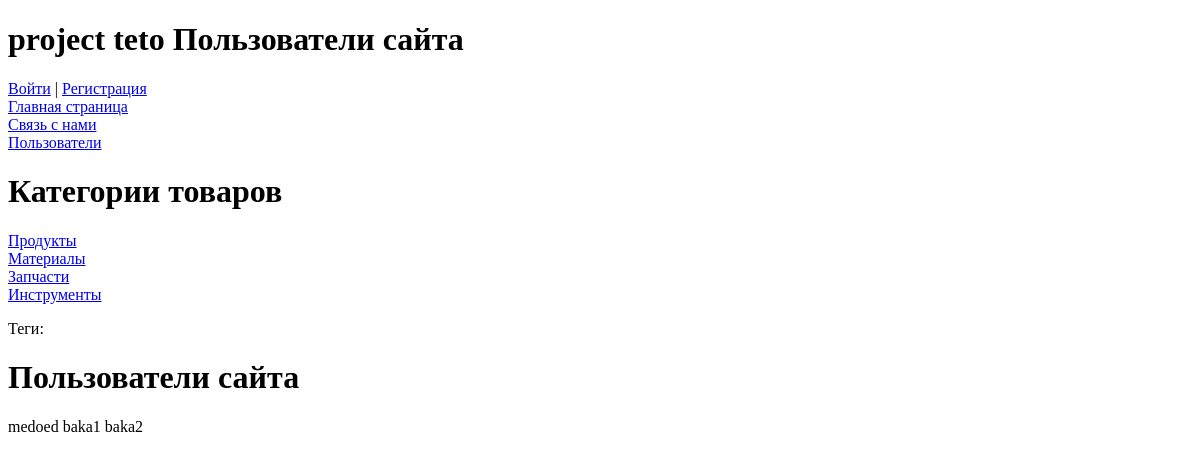
/users/, run on an earlier commit of the app's database.
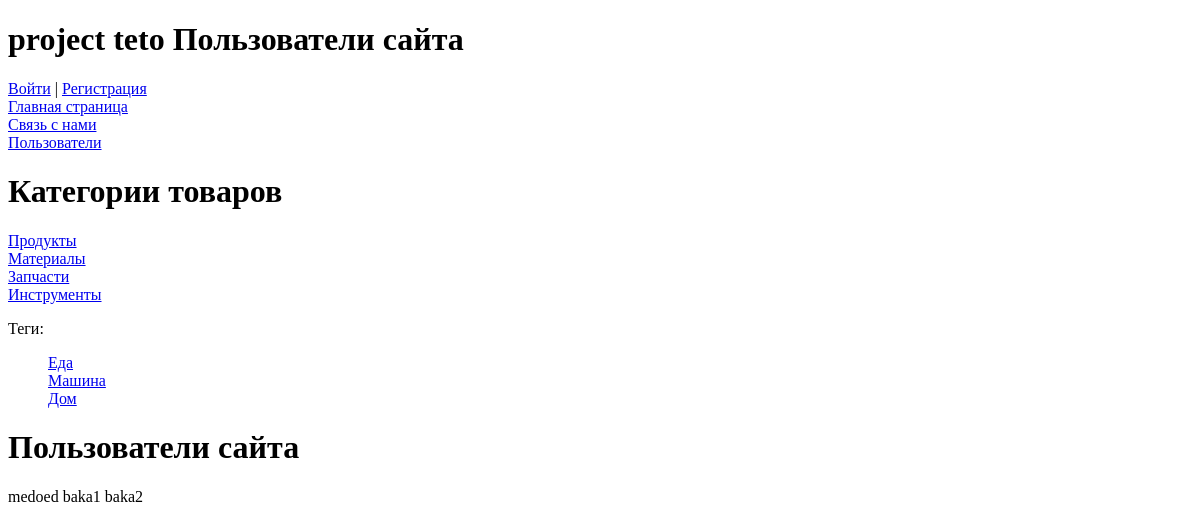
And on a later commit of the database.
### teto/models.py (models this page shows, shortened)
class Category(models.Model):
    name = models.CharField(max_length = 255, db_index = True,)
    slug = models.CharField(max_length = 255, db_index = True, unique = True)
    def get_absolute_url(self):
        return reverse("category", kwargs={"cat_slug" : self.slug })

class TetoTagPost(models.Model):
    tag = models.CharField(max_length=100, db_index=True)
    slug = models.SlugField(max_length=255, unique=True, db_index=True)
    def get_absolute_url(self):
        return reverse('tag', kwargs={'tag_slug': self.slug})

### teto/views.py (the view)
# urls.py: path("users/", UsersClass.as_view(), name="userrs"),
class UsersClass(DataMixin, ListView):
    model = Product
    template_name = "teto/users.html"
    users = User.objects.all()
    usersname = [user for user in users]
    def get_context_data(self, *, object_list=None, **kwargs):
        context = super().get_context_data(**kwargs)
        c_def = self.get_user_context()
        context["title"] = "Пользователи сайта"
        context["usersnames"] = self.usersname
        return dict(list(context.items()) + list(c_def.items()))

### teto/templatetags/teto_tags.py (called while the page is built)
@register.inclusion_tag('teto/list_categories.html')
def show_category():
    cats = Category.objects.all()
    return {"cats":cats}

@register.inclusion_tag('teto/list_tags.html')
def show_all_tags():
    return {'tags': TetoTagPost.objects.all()}

### teto/utils.py (called while the page is built)
    def get_user_context(self,**kwargs):
        context = kwargs
        context["points"] = points
        return context

### teto/templates/teto/users.html
{% extends "base.html" %}
{% block next %}
<h1> {{ title }}</h1>
{% for user in usersnames %}
    {{ user }}
{% endfor %}
{% endblock %}

### teto/templates/teto/list_categories.html
{% for cat in cats %}
<li><a href="{{ cat.get_absolute_url }}">{{cat.name}}</a></li>
{% endfor %}

### teto/templates/teto/list_tags.html
    <p>Теги:</p>
    <ul class="tags-list">
        {% for t in tags %}
        <li><a href="{{t.get_absolute_url}}">{{t.tag}}</a></li>
        {% endfor %}
    </ul>

What changed in the data, as far as the page shows it:
added TetoTagPost: tag "Еда"
added TetoTagPost: tag "Машина"
added TetoTagPost: tag "Дом"
